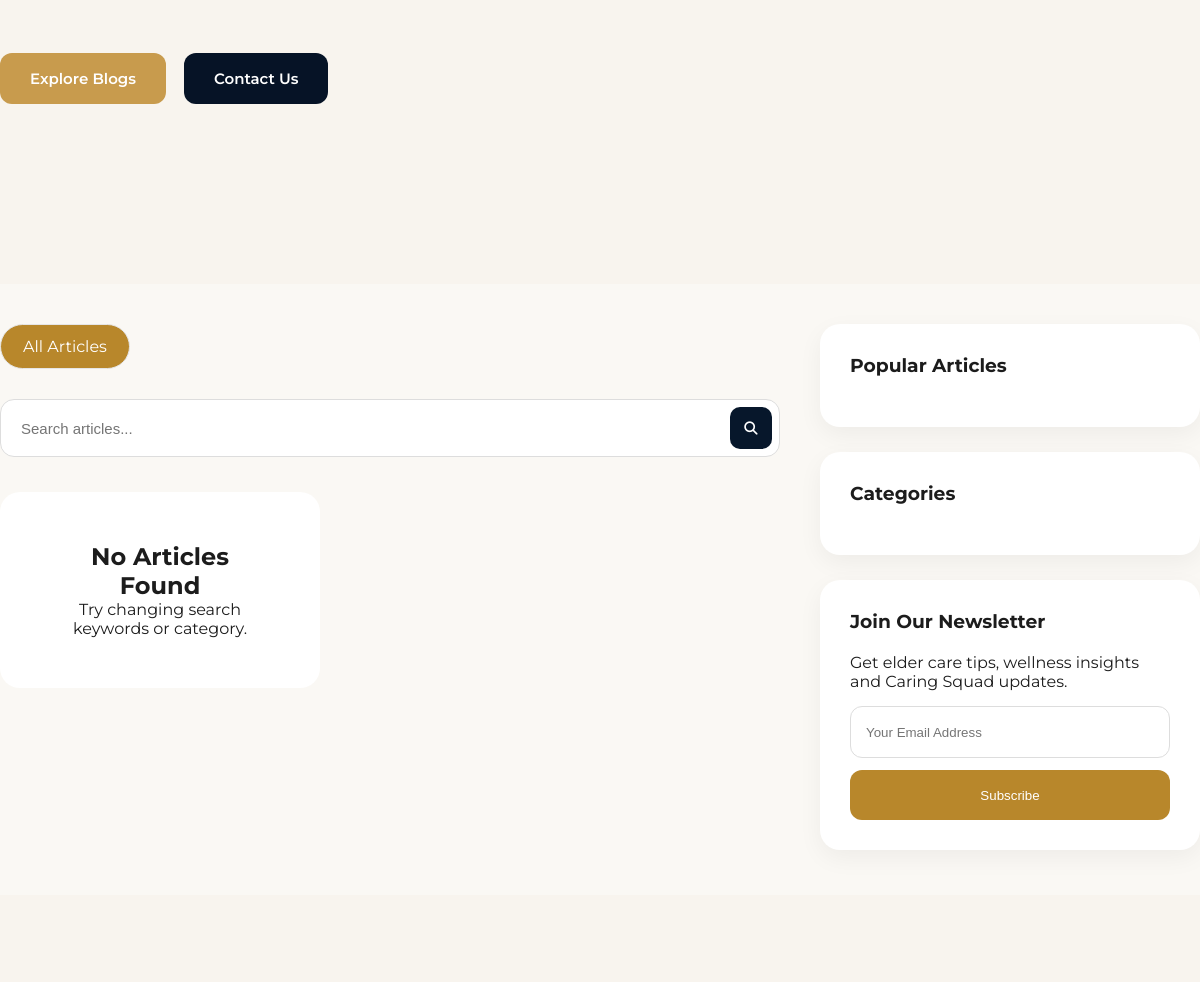
The page /blog.php (middle part) on the database as committed earlier.
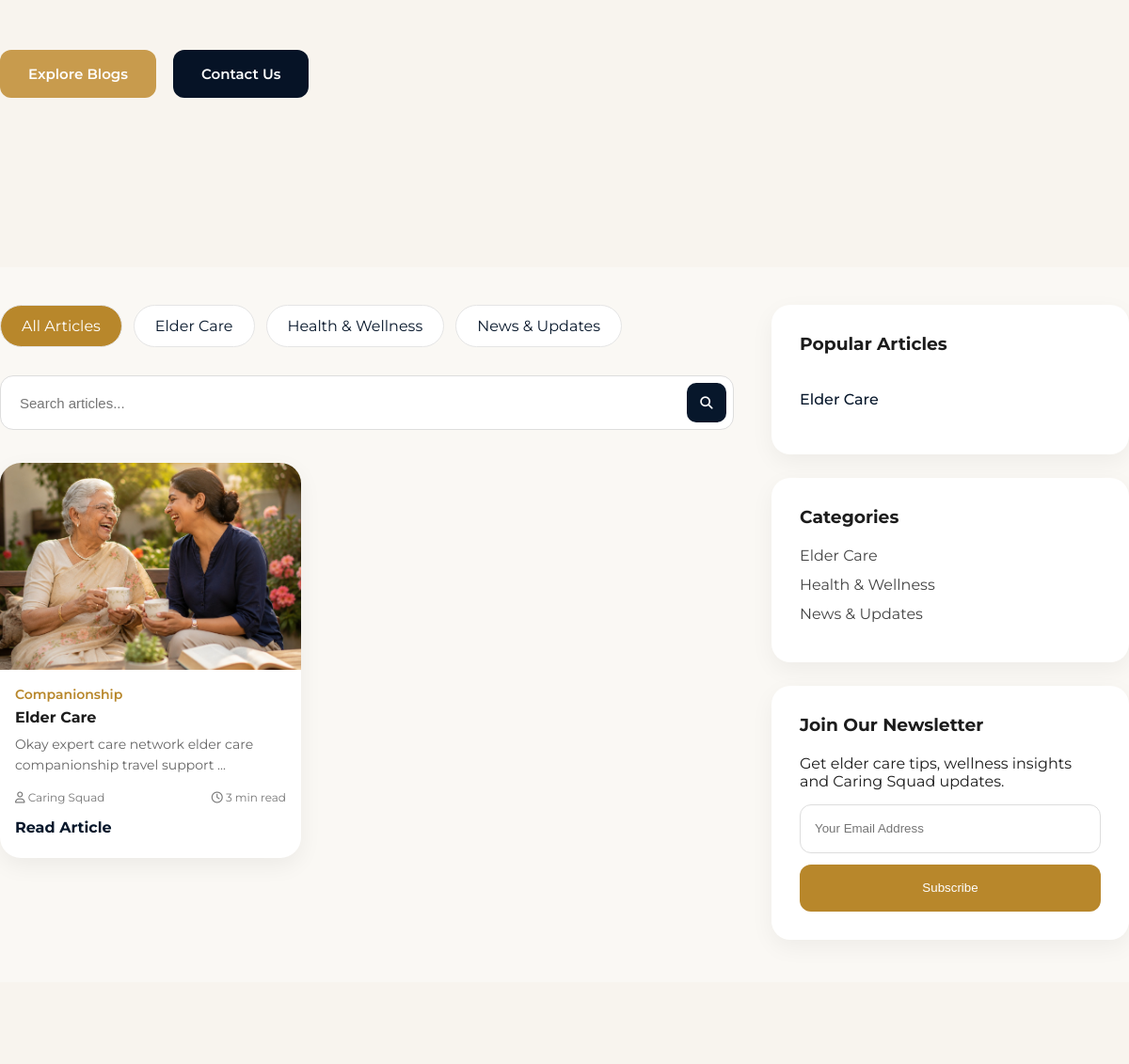
The same page on the database as committed later.
### tables this page shows
CREATE TABLE `blog_categories` (
  `id` int(11) NOT NULL,
  `category_name` varchar(100) DEFAULT NULL,
  `status` tinyint(1) DEFAULT 1
);

CREATE TABLE `blogs` (
  `id` int(11) NOT NULL,
  `title` varchar(255) NOT NULL,
  `slug` varchar(255) NOT NULL,
  `category_id` int(11) NOT NULL,
  `featured_image` varchar(255) DEFAULT NULL,
  `excerpt` text DEFAULT NULL,
  `content` longtext DEFAULT NULL,
  `author` varchar(100) DEFAULT 'Caring Squad',
  `read_time` varchar(30) DEFAULT NULL,
  `status` enum('Published','Draft') DEFAULT 'Published',
  `featured` tinyint(1) DEFAULT 0,
  `views` int(11) DEFAULT 0,
  `created_at` timestamp NOT NULL DEFAULT current_timestamp()
);

### blog.php (the view, shortened to what the changed rows need)
<?php
$conn = mysqli_connect(
    "localhost",
    "root",
    "",
    "caringsquad"
);
$category_id = isset($_GET['category'])
    ? (int)$_GET['category']
    : 0;
$limit = 6;
$page = isset($_GET['page'])
    ? (int)$_GET['page']
    : 1;
$start = ($page - 1) * $limit;
$where = " WHERE blogs.status='Published' ";
$blogs = mysqli_query(
$conn,
"
SELECT
blogs.*,
blog_categories.category_name
FROM blogs
LEFT JOIN blog_categories
ON blogs.category_id =
blog_categories.id
$where
ORDER BY blogs.created_at DESC
LIMIT $start,$limit
"
);
$popular = mysqli_query(
$conn,
"
SELECT *
FROM blogs
WHERE status='Published'
ORDER BY views DESC
LIMIT 5
"
);
$categories = mysqli_query(
$conn,
"
SELECT *
FROM blog_categories
WHERE status='1'
ORDER BY category_name ASC
"
);
?>
<!DOCTYPE html>
<html lang="en">
<head>
<link rel="stylesheet"
href="https://cdnjs.cloudflare.com/ajax/libs/font-awesome/6.5.2/css/all.min.css">
<link rel="stylesheet"
href="style.css">
</head>
<body>
<section class="blog-main" id="blogs">
    <div class="container">
        <div class="blog-layout">
            <div class="blog-left">
                <div class="category-tabs">
                    <a
                    href="blog.php"
                    class="tab-btn <?php echo ($category_id==0)?'active':''; ?>">
                        All Articles
                    </a>
                    <?php
                    mysqli_data_seek(
                        $categories,
                        0
                    );
                    while($cat=mysqli_fetch_assoc($categories)){
                    ?>
                    <a
                    href="blog.php?category=<?php echo $cat['id']; ?>"
                    class="tab-btn <?php echo ($category_id==$cat['id'])?'active':''; ?>">
                        <?php echo $cat['category_name']; ?>
                    </a>
                    <?php } ?>
                </div>
                <div class="blog-grid">
                <?php
                if(mysqli_num_rows($blogs)>0){
                while($blog=mysqli_fetch_assoc($blogs)){
                ?>
                <div class="blog-card">
                    <div class="blog-card-image">
                        <?php
                        if(!empty($blog['featured_image'])){
                        ?>
                        <img
                        src="uploads/blogs/<?php echo $blog['featured_image']; ?>"
                        alt="<?php echo htmlspecialchars($blog['title']); ?>">
                        <?php } ?>
                    </div>
                    <div class="blog-card-content">
                        <span class="blog-category">
                            <?php echo $blog['category_name']; ?>
                        </span>
                        <h3>
                            <?php echo $blog['title']; ?>
                        </h3>
                        <p>
                            <?php
                            echo substr(
                                strip_tags(
                                    $blog['excerpt']
                                ),
                                0,
                                140
                            );
                            ?>...
                        </p>
                        <div class="blog-meta">
                            <span>
                                <i class="fa-regular fa-user"></i>
                                <?php echo $blog['author']; ?>
                            </span>
                            <span>
                                <i class="fa-regular fa-clock"></i>
                                <?php echo $blog['read_time']; ?>
                            </span>
                        </div>
                        <a
                        href="blog_details.php?slug=<?php echo $blog['slug']; ?>"
                        class="read-more">
                            Read Article
                        </a>
                    </div>
                </div>
                <?php
                }
                }else{
                ?>
                <div class="no-blogs">
                    <h2>
                        No Articles Found
                    </h2>
                    <p>
                        Try changing search
                        keywords or category.
                    </p>
                </div>
                <?php
                }
                ?>
                </div>
            </div>
            <div class="blog-right">
                <div class="sidebar-card">
                    <?php
                    while($pop=mysqli_fetch_assoc($popular)){
                    ?>
                    <div class="popular-post">
                        <a
                        href="blog_details.php?slug=<?php echo $pop['slug']; ?>">
                            <?php echo $pop['title']; ?>
                        </a>
                    </div>
                    <?php } ?>
                </div>
                <div class="sidebar-card">
                    <ul class="sidebar-categories">
                    <?php
                    $side_categories = mysqli_query(
                    $conn,
                    "
                    SELECT *
                    FROM blog_categories
                    WHERE status='1'
                    ORDER BY category_name ASC
                    "
                    );
                    while($scat=mysqli_fetch_assoc($side_categories)){
                    ?>
                    <li>
                        <a
                        href="blog.php?category=<?php echo $scat['id']; ?>">
                            <?php echo $scat['category_name']; ?>
                        </a>
                    </li>
                    <?php } ?>
                    </ul>
                </div>
            </div>
        </div>
    </div>
</section>
</body>
</html>

Rows that differ between the two databases and show on the page:
added blog_categories: category_name "Elder Care"
added blog_categories: category_name "Health & Wellness"
added blog_categories: category_name "News & Updates"
added blogs: featured_image (picture), blog_categories.category_name "Companionship", title "Elder Care", excerpt "Okay expert care network elder care companionship travel support", author "Caring Squad", read_time "3 min read"
Other text that changed with them:
text no longer shown: "No Articles Found Try changing search keywords or category."
